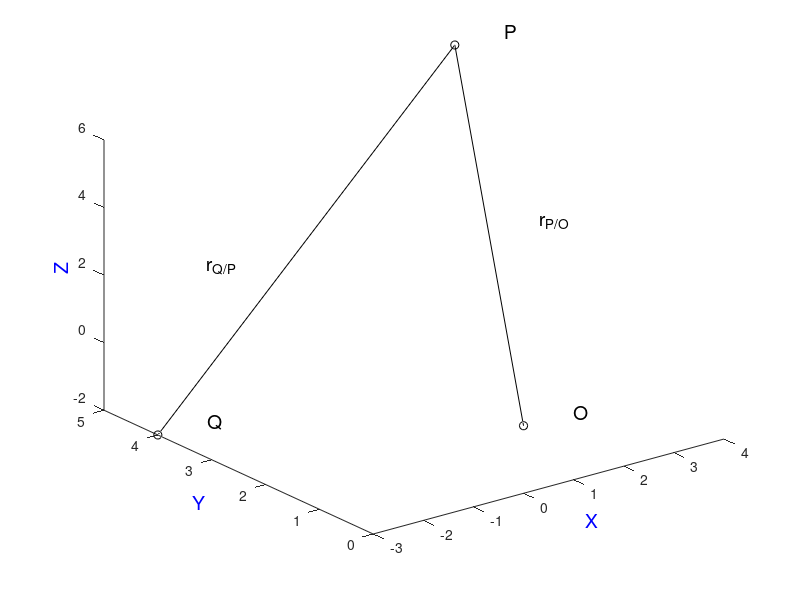

MATLAB code for this plot:
%This script plots three points (O, P, and Q) in the three dimensional
%space and then plots two vectors (r_P/O, and r_Q/P) between those points.

% Creates the coordinate vectors for the three points
xCoord = [0 4 -3]; 
yCoord = [0 5 4];
zCoord = [0 6 -2];

hold on;

%Labels the axes
xlabel('X', 'FontSize', 14, 'Color', 'b');
ylabel('Y', 'FontSize', 14, 'Color', 'b');
zlabel('Z', 'FontSize', 14, 'Color', 'b');

%Plots the points and then the two vectors
plot3(xCoord, yCoord, zCoord, 'ok');
plot3(xCoord(1:2), yCoord(1:2), zCoord(1:2), 'k');
plot3(xCoord(2:3), yCoord(2:3), zCoord(2:3), 'k');

% Labels the vecots and then the three points
h1 = text((xCoord(1)+xCoord(2))/2 + 1, (yCoord(1)+yCoord(2))/2, ...
    (zCoord(1)+zCoord(2))/2, 'r_{P/O}');
h2 = text((xCoord(2)+xCoord(3))/2 - 2, (yCoord(2)+yCoord(3))/2, ...
    (zCoord(2)+zCoord(3))/2, 'r_{Q/P}');
h3 = text(xCoord(1) + 1, yCoord(1), zCoord(1), 'O');
h4 = text(xCoord(2) + 1, yCoord(2), zCoord(2), 'P');
h5 = text(xCoord(3) + 1, yCoord(3), zCoord(3), 'Q');

%Sets the font size of the labels
set(h1, 'FontSize', 14);
set(h2, 'FontSize', 14);
set(h3, 'FontSize', 14);
set(h4, 'FontSize', 14);
set(h5, 'FontSize', 14);

view(3);
